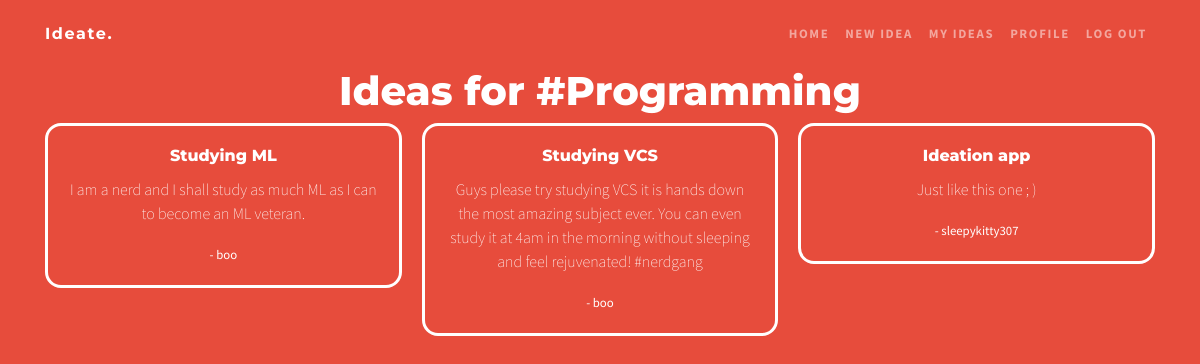
The page /tag/1/ (signed in) on the database its author committed.
### ideas/models.py (models this page shows)
class Tag(models.Model):
    name = models.CharField(max_length=30)

class Idea(models.Model):
    title = models.CharField(max_length=30)
    description = models.CharField(max_length=500, null=True)
    tags = models.ManyToManyField(Tag)
    author = models.ForeignKey(User, on_delete=models.CASCADE, default=1)

### ideas/views.py (the view)
# urls.py: path('tag/<int:pk>/', views.tagHome, name='tag-home'),
@login_required
def tagHome(request, pk):
    try:
        selectedTag = Tag.objects.get(id=pk)
        ideas = Idea.objects.filter(tags=selectedTag)
        context = {'tag': selectedTag,
                   'ideas': ideas,
                   'title': '#' + selectedTag.name,
                   }
        return render(request, 'ideas/tag_home.html', context)
    except Exception:
        return render(request, 'ideas/error.html', {'error': 'The requested page could not be found.'})
    finally:
        selectedTag = None

### ideas/templates/ideas/tag_home.html (shortened to what this page needs)
{% extends 'ideas/base.html' %}
{% load static %}
{% block content %}
<header class="custom-header text-center text-white">
    <div class="container">
        <div class="row h-100 align-items-center">
            <div class="col-lg mx-auto">
                <h1 class="mb-2">Ideas for #{{ tag.name }}</h1>
                {% if ideas %}
                <div class="card-columns">
                    {% for idea in ideas %}
                    <div class="card">
                        <div class="card-body">
                            <h6 class="card-title">{{ idea.title }}</h6>
                            <p class="card-text">{{ idea.description }}</p>
                            <p class="card-text"><small>- {{ idea.author }}</small></p>
                        </div>
                    </div>
                    {% endfor %}
                </div>
                {% else %}
                <p>No ideas found.</p>
                {% endif %}
            </div>
        </div>
    </div>
</header>
{% endblock content %}

### ideas/static/ideas/css/one-page-wonder.css (style rules this page uses)
body { font-family: "Source Sans Pro"; height: 100vh; font-weight: 100; }
h1, h2, h3, h4, h5, h6 { font-family: "Montserrat"; font-weight: 800 !important; }
.custom-header { min-height: 100vh; position: relative; overflow: auto; background: #e74c3c; }
.card { background-color: #e74c3c; border-color: #ffffff; border-width: 0.2rem; border-radius: 1rem; }

### rows shown on the page
Tag: name "Programming"
Idea: title "Studying ML", description "I am a nerd and I shall study as much ML as I can to become an ML veteran.", author "boo"
Idea: title "Studying VCS", description "Guys please try studying VCS it is hands down the most amazing subject ever. You can even study it at 4am in the morning without sleeping and feel rejuvenated! #nerdgang", author "boo"
Idea: title "Ideation app", description "Just like this one ; )", author "sleepykitty307"
